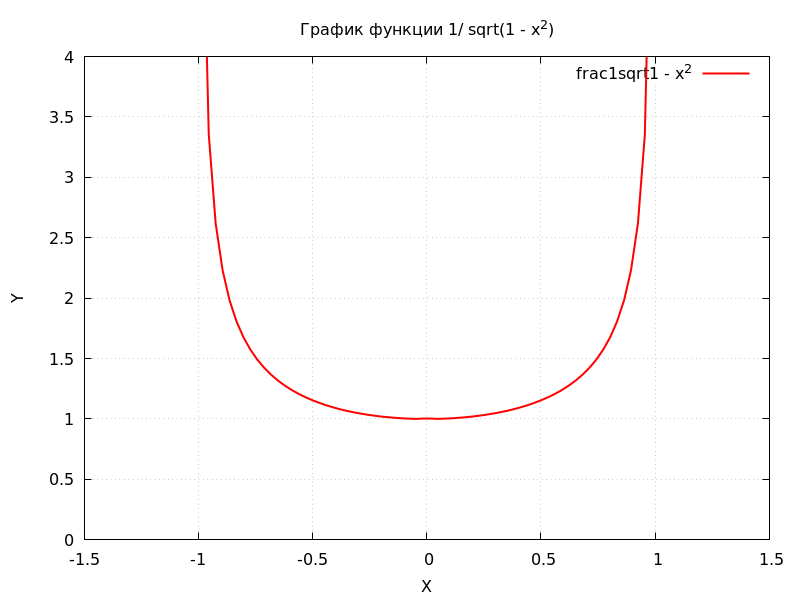

Write gnuplot code to recreate this figure.
set title "График функции 1/ \sqrt(1 - x^2)"
set xlabel "X"
set ylabel "Y"
set xrange [-1.5:1.5]
set yrange [0:4]
set grid
set key top right
plot 1 / sqrt(1 - (x * x)) with lines lw 2 lc rgb "red" title "\frac{1}{\sqrt{1 - x^2}}"
set terminal pngcairo size 800,600
set output "6.png"
replot
set output